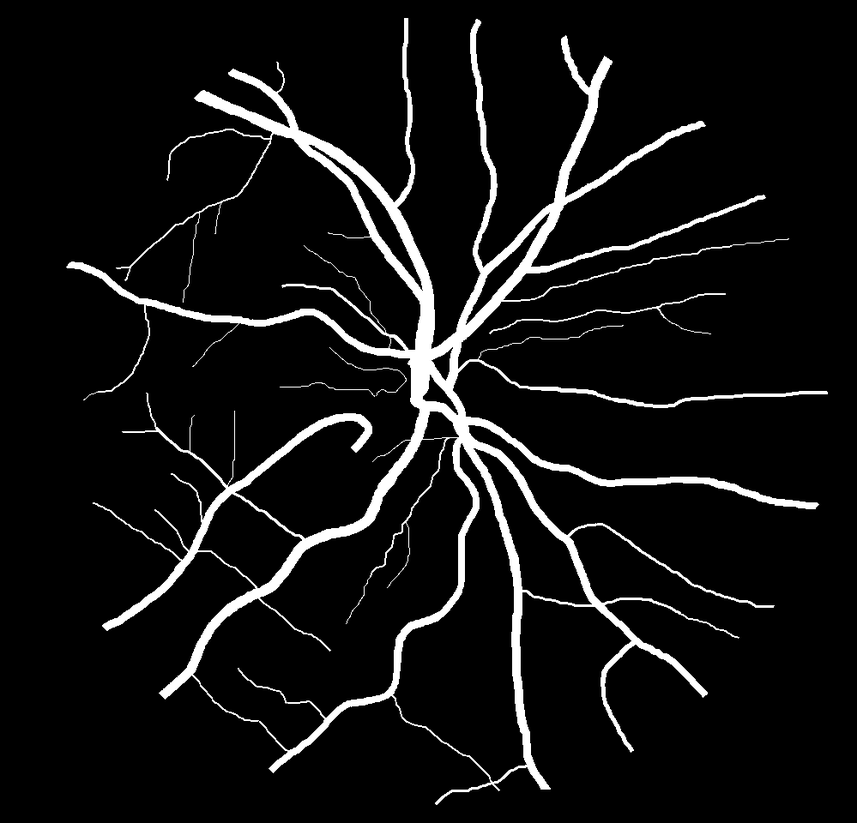
#> input picture sample/vessel1.png, 857 x 823 px, shrunk from 999 x 960 before the run
$ jupyter execute Untitled6.ipynb   (shell and % lines are left out)
#> lines starting #> are read from the running program, lines starting #| are printed output that depends on the picture; after the words box and inside, x2 and y2 are one past the last pixel; in counts of white or black regions, pixels touching at a corner belong together
[cell 1]

import scipy.ndimage as snd
import cv2
import numpy as np
from skimage import color, feature, filters, io
from skimage.morphology import skeletonize,medial_axis
import sys
import matplotlib.pyplot as plt
import matplotlib.cm
np.set_printoptions(threshold=sys.maxsize)

def get_uint_image(image):
    """
    Returns the np_image converted to uint8 and multiplied by 255 to simulate grayscale
    :return: a ndarray image
    """
    #image = np.uint8(image) *255
    img = image.astype(np.uint8) * 255
    return img

img = cv2.imread('sample/vessel1.png')
#> img is the input picture: shape (823, 857, 3); min 0, max 255, mean 17.9

if img is None:
    print('Error loading image')
    exit()
frame = cv2.cvtColor(img, cv2.COLOR_BGR2GRAY)
#ret, bw_img = cv2.threshold(img,127,255,cv2.THRESH_BINARY)
ret, frame = cv2.threshold(frame, 127, 1, cv2.THRESH_BINARY)
#> frame: shape (823, 857); values 0 (black) and 1 (white), 7% white; 15 white regions (2 under 20 px), largest, box (x1, y1, x2, y2) and area: (66, 18, 828, 805) 48474, (489, 293, 726, 334) 475, (183, 256, 193, 302) 59
#ret,frame = cv2.threshold(img,127,255,0)
#binary = frame > filters.threshold_otsu(frame)
#np.unique(binary)

skel, distance = medial_axis(frame, return_distance=True)
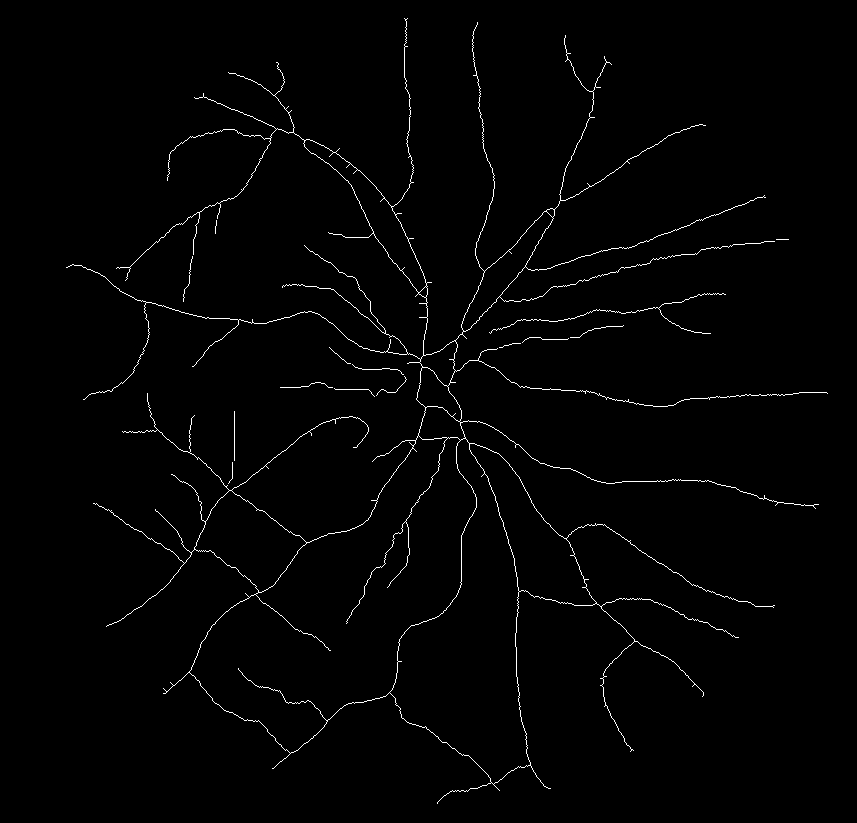
#> skel: shape (823, 857) bool; 1.3% white in thin lines or dots, all inside (x1, y1, x2, y2) = (66, 18, 828, 804)
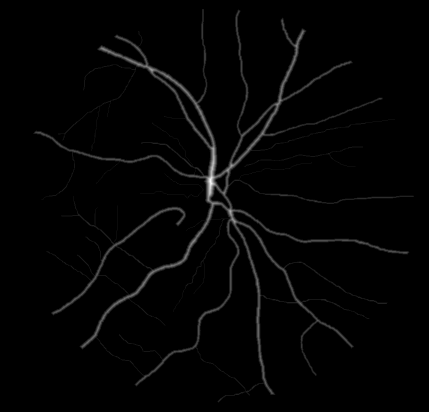
#> distance: shape (823, 857) float64 (shown at 1/2 size); min 0, max 11.4, mean 0.163; drawn with min black and max white

skeleton = skeletonize(frame)
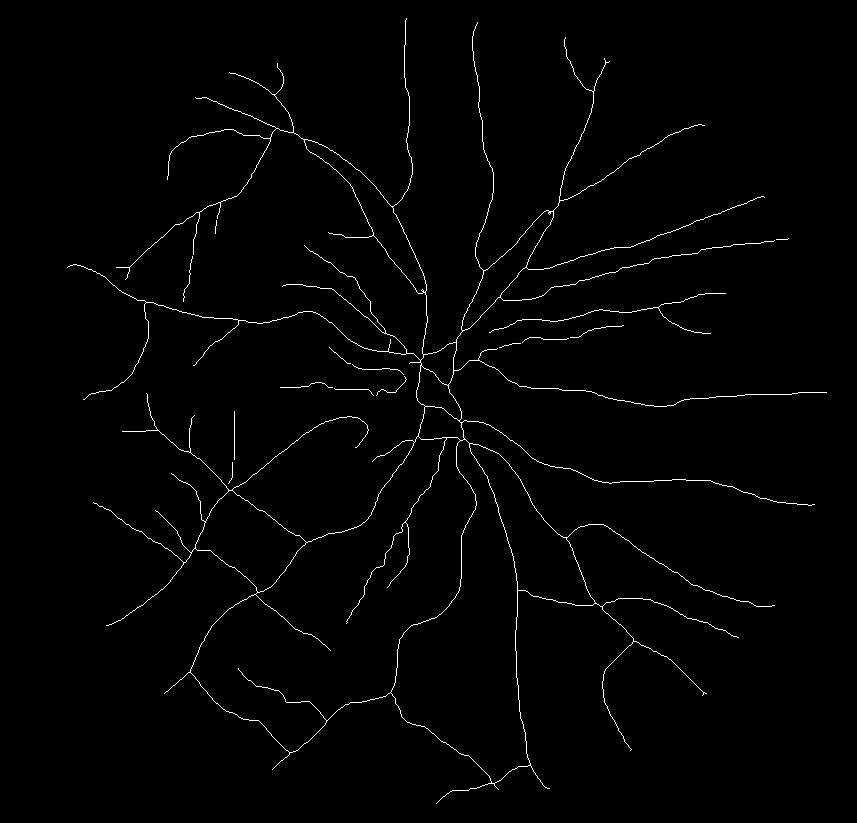
#> skeleton: shape (823, 857) bool; 1.3% white in thin lines or dots, all inside (x1, y1, x2, y2) = (67, 18, 827, 804)
# Distance to the background for pixels of the skeleton
dist_on_skel = distance * skel
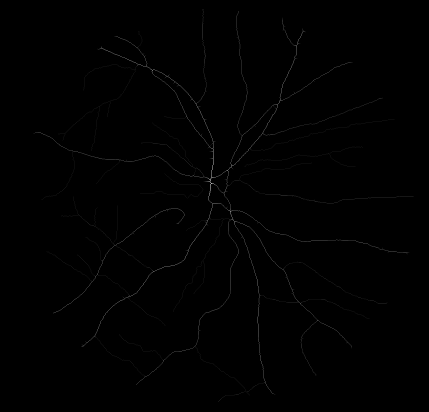
#> dist_on_skel: shape (823, 857) float64 (shown at 1/2 size); min 0, max 11.4, mean 0.0352; drawn with min black and max white


print(np.any(skeleton[:, :] == 1 ))
#| True
colour_frame = img

rows = frame.shape[0]
cols = frame.shape[1]
skeleton = get_uint_image(skeleton)

A = skeleton
A_orthog = A.copy() #this will be the copy we update to have orthogonal neighbors
#Two diagonal kernels
K_diag_upslope = np.array([[0,0,0],[0,0,1],[0,1,0]])
K_diag_downslope = np.array([[0,0,0],[1,0,0],[0,1,0]])
#Convolve each one, one at a time, and save new points to A_orthog
#Note: the variable B is always an intermediary so I overwrite it every time
B = snd.convolve(1*A,K_diag_upslope, mode='constant')
A_orthog[B==2] = 1
B = snd.convolve(1*A,K_diag_downslope, mode='constant')
A_orthog[B==2] = 1

#Now A_orthog should be ready for the method shown in my first bit of code up above

K1 = snd.generate_binary_structure(2,1)
B = snd.convolve(1*A_orthog,K1, mode='constant')
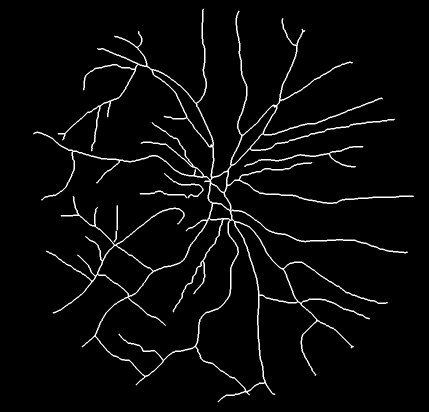
#> B: shape (823, 857) (shown at 1/2 size); min 0, max 255, mean 9.5
image_of_branch_points = B>=4
#> image_of_branch_points: shape (823, 857) bool; 3.7% white in thin lines or dots, all inside (x1, y1, x2, y2) = (66, 17, 828, 805)

Abranch = 120*A + 240*image_of_branch_points
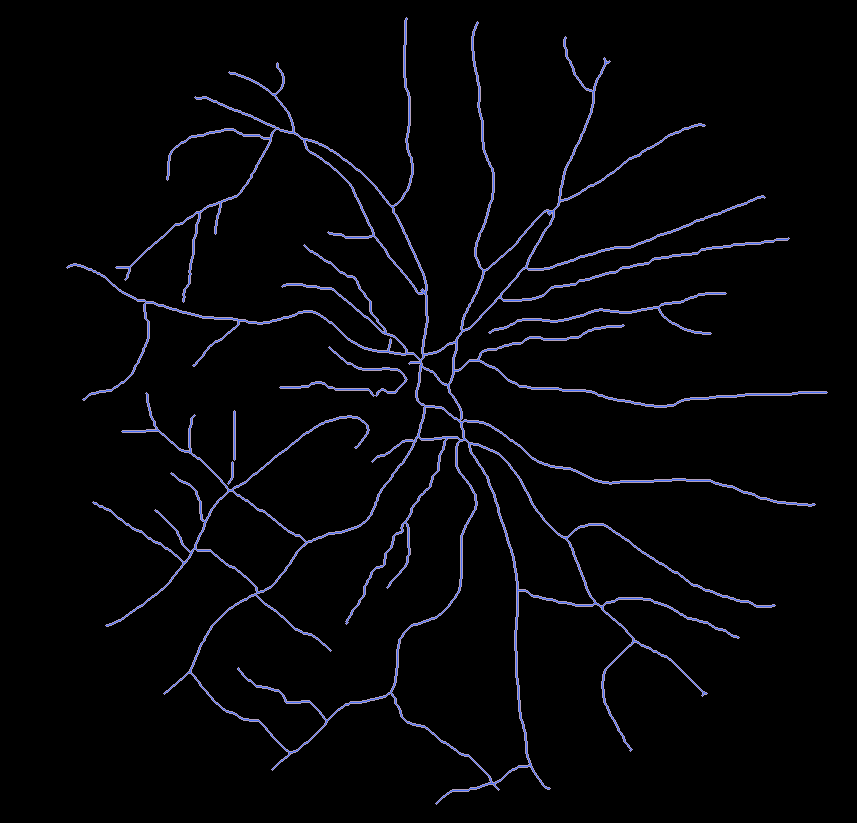
#> Abranch: shape (823, 857) int64; 3 distinct labels, from 0 to 376; one colour per label, 0 black


plt.imshow(Abranch, interpolation='nearest', cmap=plt.cm.gray, aspect='auto')

$ run again, with sample/01_h.tif saved as sample/vessel1.png
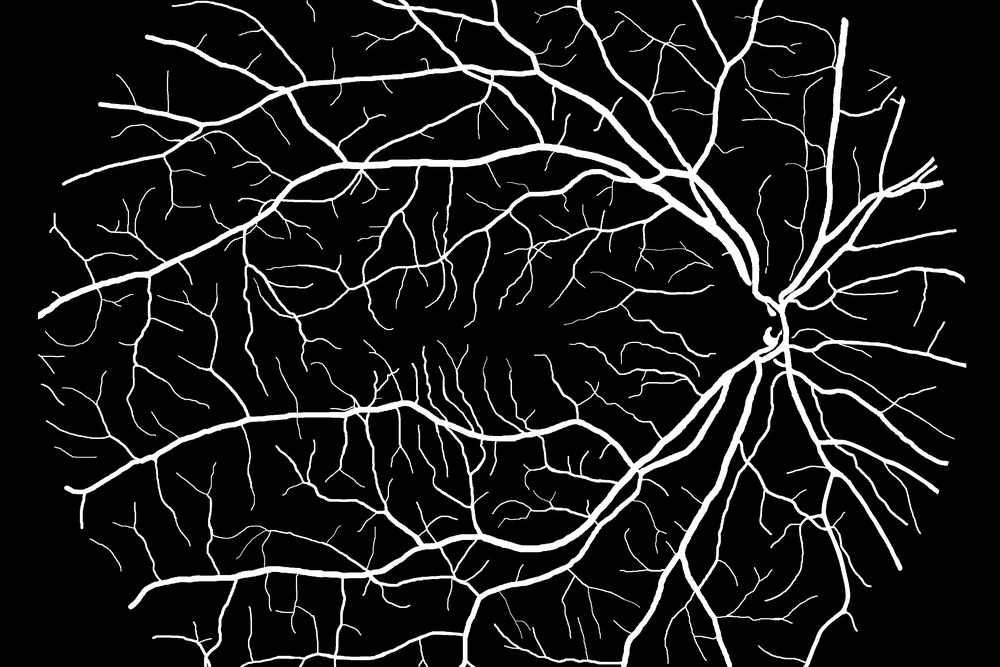
#> input picture sample/01_h.tif, 1000 x 667 px, shrunk from 3504 x 2336 before the run
#> img is the input picture: shape (667, 1000, 3); min 0, max 255, mean 26.2
#> `ret, frame = cv2.threshold(frame, 127, 1, cv2.THRESH_BINARY)`:
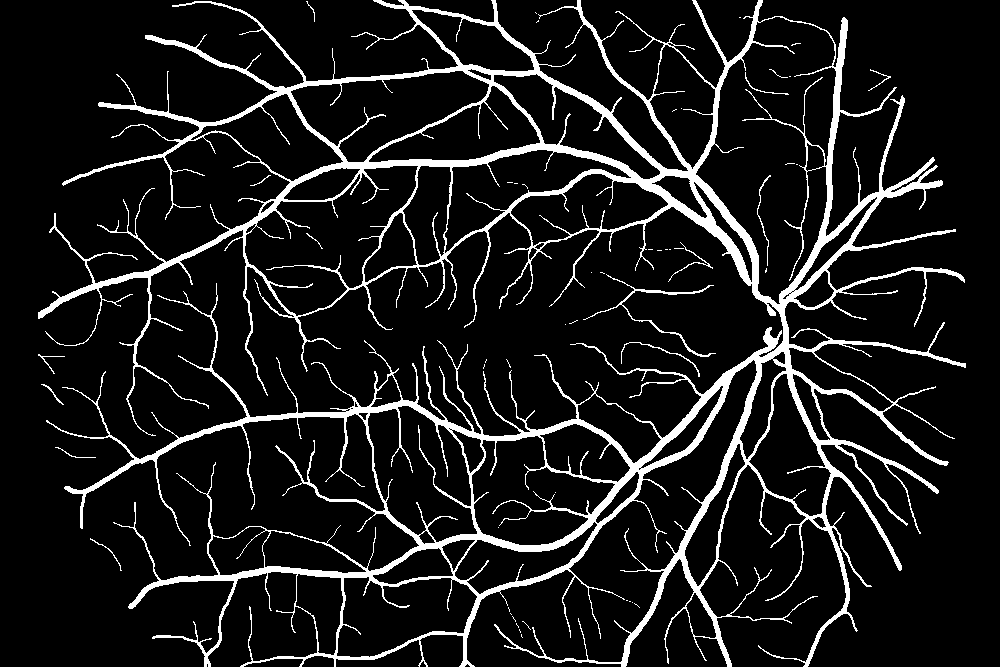
#> frame: shape (667, 1000); values 0 (black) and 1 (white), 10.2% white; 53 white regions (38 under 20 px), largest, box (x1, y1, x2, y2) and area: (38, 0, 966, 667) 66661, (583, 274, 716, 357) 535, (621, 342, 700, 377) 147
#> skel: shape (667, 1000) bool; 3.2% white in thin lines or dots
#> skeleton: shape (667, 1000) bool; 3.2% white in thin lines or dots
#| True
#> img: shape (667, 1000); 3.2% white in thin lines or dots
#> image_of_branch_points: shape (667, 1000) bool; 9.4% white in thin lines or dots
#> `Abranch = 120*A + 240*image_of_branch_points`:
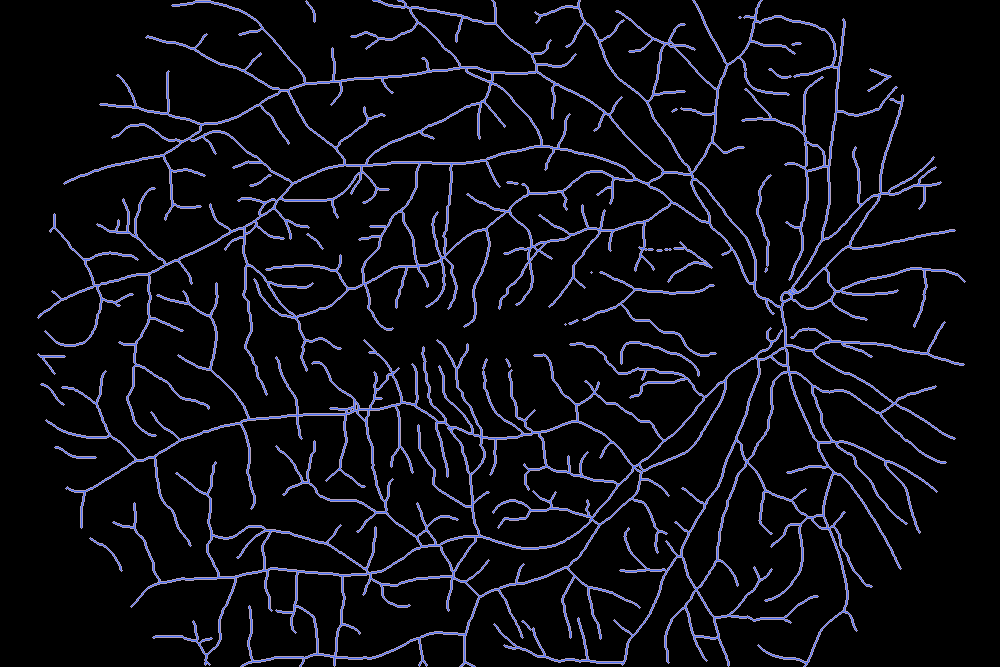
#> Abranch: shape (667, 1000) int64; 3 distinct labels, from 0 to 376; one colour per label, 0 black
